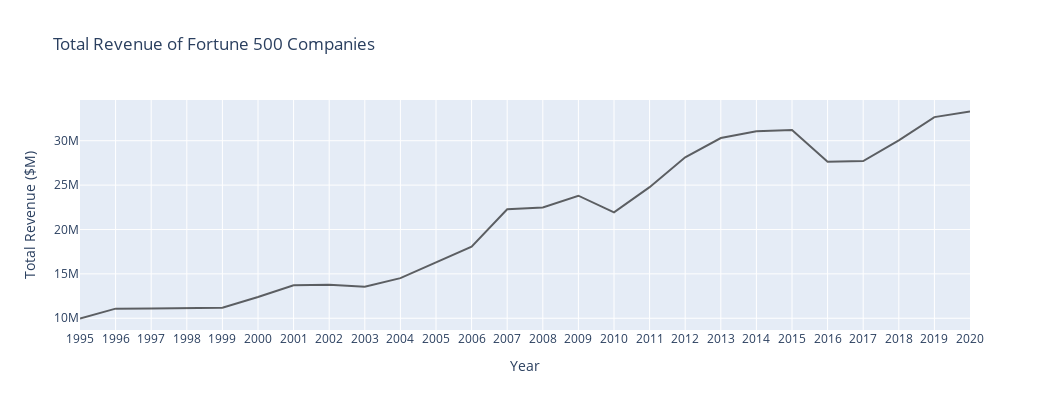

Write notebook code for a chart like this one.
### Code cell
# Plot time series
trace = go.Scatter(x = total_revenue_df['year'],
                          y = total_revenue_df['total_revenue'],
                          name = "Total Revenue",
                          line = dict(color = 'black'),
                          opacity = 0.6)

layout = dict(title='Total Revenue of Fortune 500 Companies',
              width=1050, 
              height=410,
              xaxis_title="Year",
              yaxis_title="Total Revenue ($M)",
              legend=dict(
                    yanchor="top",
                    y=0.99,
                    xanchor="left",
                    x=0.01)
             )

fig = dict(data=[trace], 
           layout=layout)
iplot(fig)

### Figure 1 — Plotly figure (JSON) as saved in the notebook; plotly's stock layout.template omitted (floating-point values rounded to 4 significant figures)
{"data": [{"line": {"color": "black"}, "name": "Total Revenue", "opacity": 0.6, "type": "scatter", "x": ["1995", "1996", "1997", "1998", "1999", "2000", "2001", "2002", "2003", "2004", "2005", "2006", "2007", "2008", "2009", "2010", "2011", "2012", "2013", "2014", "2015", "2016", "2017", "2018", "2019", "2020"], "y": [9971661, 11082154, 11108090, 11194462, 11195585, 12401408, 13716288, 13784533, 13548737, 14519881, 16301701, 18066654, 22278123, 22474550, 23807976, 21935078, 24768959, 28132269, 30304921, 31058260, 31211512, 27634058, 27708179, 30042270, 32663908, 33294160]}], "layout": {"height": 410, "legend": {"x": 0.01, "xanchor": "left", "y": 0.99, "yanchor": "top"}, "title": {"text": "Total Revenue of Fortune 500 Companies"}, "width": 1050, "xaxis": {"title": {"text": "Year"}}, "yaxis": {"title": {"text": "Total Revenue ($M)"}}}}
